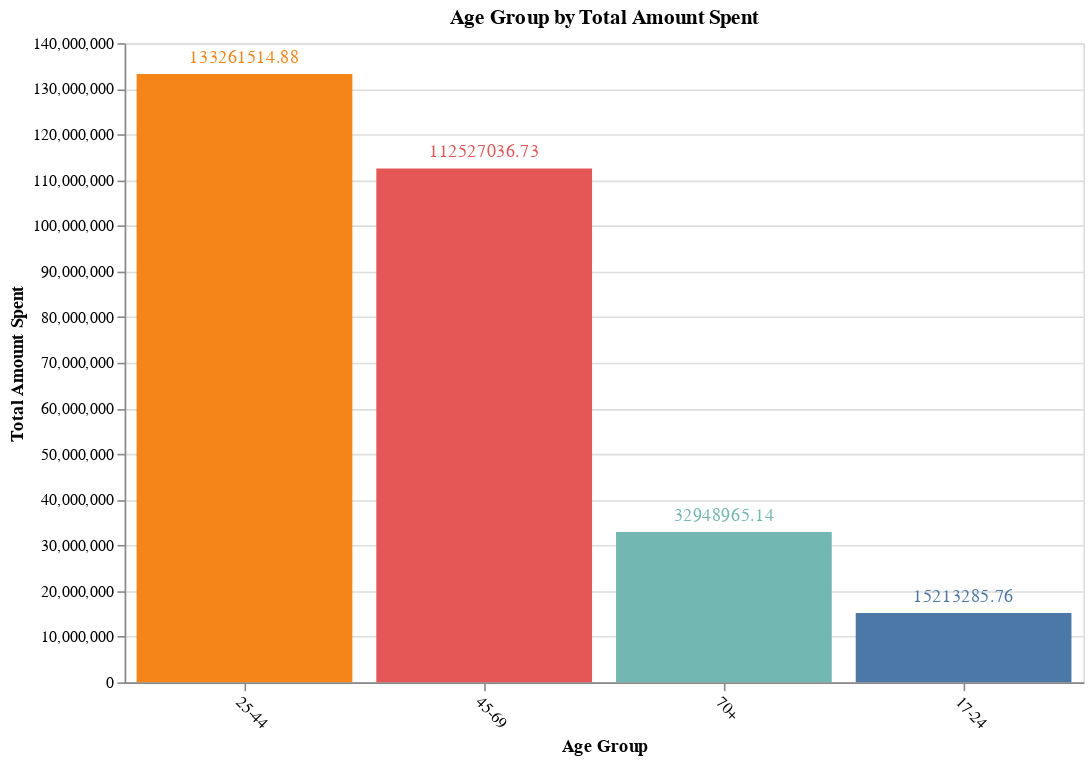

Here is the notebook cell this chart was saved with:
### Markdown cell above
### Amount spend by Age Group

### Code cell
# Find the total amount spent by each age group
age_spend = df.groupby('age group')['amount'].sum().reset_index()

# Sort the data to find the age group spend from the most to least
top_5_group = age_spend.sort_values(by='amount', ascending=False).head(5)

# Create a bar chart using Altair
bar_chart = alt.Chart(top_5_group).mark_bar().encode(
    x=alt.X('age group', sort='-y', title='Age Group', axis=alt.Axis(labelAngle=45)),
    y=alt.Y('amount', title='Total Amount Spent'),
    color=alt.Color('age group', legend=None)
).properties(
    title='Age Group by Total Amount Spent',
    width=600,
    height=400
)

# Show the value on top of each bar
text = bar_chart.mark_text(
    align='center',
    baseline='bottom',
    dy=-5
).encode(
    text=alt.Text('amount:Q', format='.2f')
)
bar_chart = bar_chart + text

bar_chart

### Figure 1 — Vega-Lite specification as saved in the notebook (floating-point values rounded to 4 significant figures)
{"config": {"view": {"continuousWidth": 400, "continuousHeight": 300}}, "layer": [{"mark": "bar", "encoding": {"color": {"field": "age group", "legend": null, "type": "nominal"}, "x": {"axis": {"labelAngle": 45}, "field": "age group", "sort": "-y", "title": "Age Group", "type": "nominal"}, "y": {"field": "amount", "title": "Total Amount Spent", "type": "quantitative"}}, "height": 400, "title": "Age Group by Total Amount Spent", "width": 600}, {"mark": {"type": "text", "align": "center", "baseline": "bottom", "dy": -5}, "encoding": {"color": {"field": "age group", "legend": null, "type": "nominal"}, "text": {"field": "amount", "format": ".2f", "type": "quantitative"}, "x": {"axis": {"labelAngle": 45}, "field": "age group", "sort": "-y", "title": "Age Group", "type": "nominal"}, "y": {"field": "amount", "title": "Total Amount Spent", "type": "quantitative"}}, "height": 400, "title": "Age Group by Total Amount Spent", "width": 600}], "data": {"name": "data-246ce139087a4e456207323bdade970e"}, "$schema": "https://vega.github.io/schema/vega-lite/v4.17.0.json", "datasets": {"data-246ce139087a4e456207323bdade970e": [{"age group": "25-44", "amount": 133300000.0}, {"age group": "45-69", "amount": 112500000.0}, {"age group": "70+", "amount": 32950000.0}, {"age group": "17-24", "amount": 15210000.0}]}}
